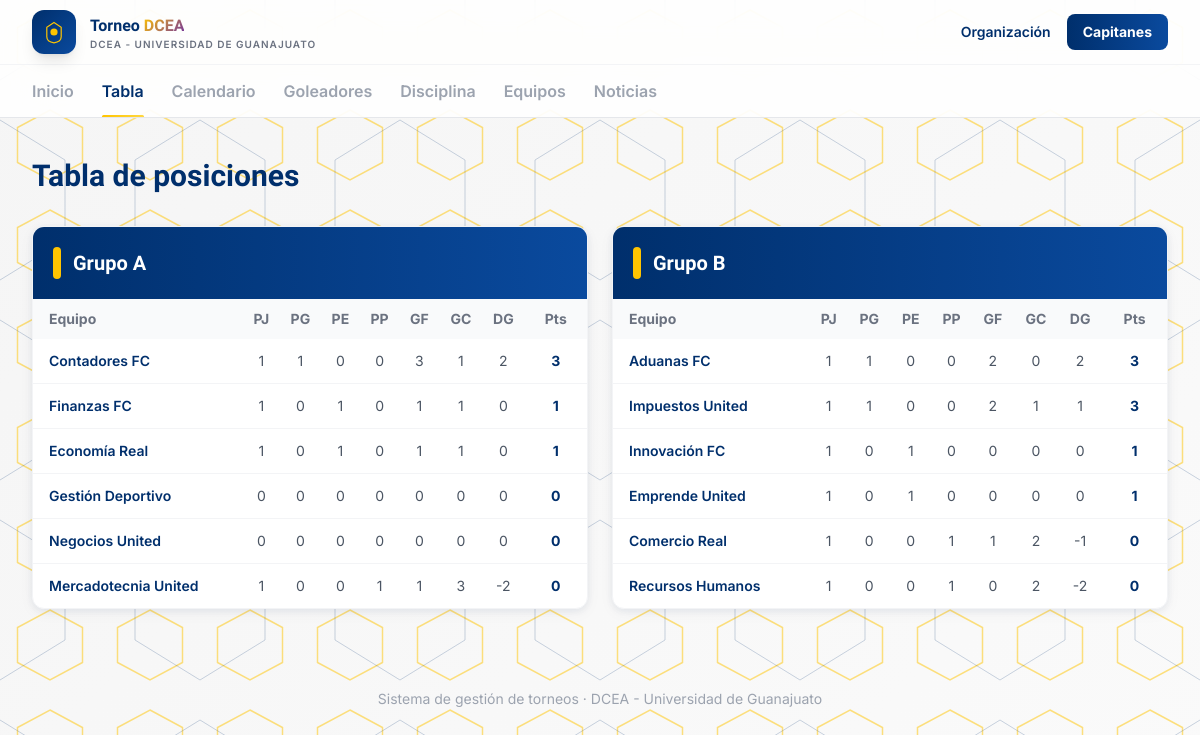
The page /tabla on the database its author committed.
### app/models/core.py (models this page shows)
class Organizacion(db.Model):
    __tablename__ = "organizaciones"
    id = db.Column(db.Integer, primary_key=True)
    nombre = db.Column(db.String(150), nullable=False)
    logo_url = db.Column(db.String(300))
    torneos = db.relationship("Torneo", backref="organizacion", lazy=True)
    equipos = db.relationship("Equipo", backref="organizacion", lazy=True)
    canchas = db.relationship("Cancha", backref="organizacion", lazy=True)
    arbitros = db.relationship("Arbitro", backref="organizacion", lazy=True)
    noticias = db.relationship("Noticia", backref="organizacion", lazy=True)

### app/models/equipos.py (models this page shows, shortened)
class Equipo(db.Model):
    __tablename__ = "equipos"
    id = db.Column(db.Integer, primary_key=True)
    organizacion_id = db.Column(db.Integer, db.ForeignKey("organizaciones.id"), nullable=False)
    nombre = db.Column(db.String(120), nullable=False)
    escudo_url = db.Column(db.String(300))
    capitan_id = db.Column(db.Integer, db.ForeignKey("usuarios.id"))
    inscripciones = db.relationship("Inscripcion", backref="equipo", lazy=True)
    rosters = db.relationship("Roster", backref="equipo", lazy=True)

### app/routes/public.py (the view)
@public_bp.route("/tabla")
def tabla_posiciones():
    fase = _fase_actual()
    if not fase:
        abort(404)
    grupos = Grupo.query.filter_by(fase_id=fase.id).all()
    tablas = {g.nombre: g.tabla_posiciones() for g in grupos}
    return render_template("public/tabla.html", tablas=tablas)

### app/models/core.py (called while the page is built)
    def equipos(self):
        return [i.equipo for i in self.inscripciones if i.estado == "activo"]

### app/routes/public.py (called while the page is built)
def _fase_actual():
    fase = Fase.query.filter_by(tipo="grupos").first()
    return fase

### app/templates/public/tabla.html (shortened to what this page needs)
{% extends "public/base.html" %}
{% block content %}
<h1 class="font-display text-3xl font-bold text-navy mb-8">Tabla de posiciones</h1>
<div class="grid lg:grid-cols-2 gap-6">
  {% for nombre, filas in tablas.items() %}
    <div class="bg-white rounded-xl shadow-card border border-gray-100 overflow-hidden">
      <div class="bg-gradient-to-r from-navy to-navy-light text-white p-5 flex items-center gap-3">
        <div class="w-2 h-8 bg-gold rounded-full"></div>
        <h2 class="font-display text-xl font-bold">Grupo {{ nombre }}</h2>
      </div>
      <table class="w-full text-sm">
        <thead>
          <tr class="bg-gray-50 text-gray-500">
            <th class="py-2.5 px-4 text-left font-bold">Equipo</th>
            <th class="py-2.5 px-2 text-center font-bold">PJ</th>
            <th class="py-2.5 px-2 text-center font-bold">PG</th>
            <th class="py-2.5 px-2 text-center font-bold">PE</th>
            <th class="py-2.5 px-2 text-center font-bold">PP</th>
            <th class="py-2.5 px-2 text-center font-bold">GF</th>
            <th class="py-2.5 px-2 text-center font-bold">GC</th>
            <th class="py-2.5 px-2 text-center font-bold">DG</th>
            <th class="py-2.5 px-4 text-center font-bold">Pts</th>
          </tr>
        </thead>
        <tbody class="divide-y divide-gray-100">
          {% for f in filas %}
            <tr class="hover:bg-gray-50/70">
              <td class="py-3 px-4 font-semibold text-navy">
                <a href="{{ url_for('public.equipo_detalle', equipo_id=f.equipo.id) }}" class="hover:text-gold-dark">{{ f.equipo.nombre }}</a>
              </td>
              <td class="py-3 px-2 text-center text-gray-600">{{ f.pj }}</td>
              <td class="py-3 px-2 text-center text-gray-600">{{ f.pg }}</td>
              <td class="py-3 px-2 text-center text-gray-600">{{ f.pe }}</td>
              <td class="py-3 px-2 text-center text-gray-600">{{ f.pp }}</td>
              <td class="py-3 px-2 text-center text-gray-600">{{ f.gf }}</td>
              <td class="py-3 px-2 text-center text-gray-600">{{ f.gc }}</td>
              <td class="py-3 px-2 text-center text-gray-600">{{ f.dg }}</td>
              <td class="py-3 px-4 text-center font-bold text-navy">{{ f.pts }}</td>
            </tr>
          {% endfor %}
        </tbody>
      </table>
    </div>
  {% endfor %}
</div>
{% endblock %}

### app/templates/public/base.html (shortened to what this page needs)
<!DOCTYPE html>
<html lang="es">
<head>
<script src="https://cdn.tailwindcss.com"></script>
</head>
<body>
<header class="sticky top-0 z-40 bg-white/85 backdrop-blur-xl border-b border-gray-200">
  <div class="max-w-7xl mx-auto px-5 sm:px-8 h-16 flex items-center justify-between">
    <a href="{{ url_for('public.home') }}" class="flex items-center gap-3.5">
      <div class="w-11 h-11 rounded-xl bg-gradient-to-br from-navy to-navy-light flex items-center justify-center shadow-lg">
        <svg width="24" height="24" viewBox="0 0 40 40" fill="none">
          <path d="M20 4 L32 12 V28 C32 34 28 37 20 38 C12 37 8 34 8 28 V12 Z" stroke="#FFC400" stroke-width="2" fill="none"/>
          <circle cx="20" cy="20" r="6" fill="#FFC400"/>
        </svg>
      </div>
      <div class="leading-tight">
        <p class="font-display font-bold text-navy text-[15px] sm:text-base">Torneo <span class="gradient-accent">DCEA</span></p>
        <p class="text-[10px] text-gray-500 tracking-widest uppercase font-semibold hidden sm:block">{{ organizacion.nombre if organizacion else 'Sitio público' }}</p>
      </div>
    </a>
    <div class="flex items-center gap-4">
      <a href="{{ url_for('admin.login') }}" class="text-sm font-semibold text-navy hover:text-gold hidden sm:inline">Organización</a>
      <a href="{{ url_for('capitan.login') }}" class="bg-gradient-to-r from-navy to-navy-light hover:shadow-lg text-white text-sm font-bold px-4 py-2 rounded-lg transition-all">Capitanes</a>
    </div>
  </div>
  <nav class="max-w-7xl mx-auto px-5 sm:px-8 flex gap-7 border-t border-gray-100 overflow-x-auto">
    {% macro navlink(endpoint, label) %}
      <a href="{{ url_for(endpoint) }}" class="tab-link {{ 'active' if request.endpoint == endpoint }}">{{ label }}</a>
    {% endmacro %}
    {{ navlink('public.home', 'Inicio') }}
    {{ navlink('public.tabla_posiciones', 'Tabla') }}
    {{ navlink('public.calendario', 'Calendario') }}
    {{ navlink('public.goleadores', 'Goleadores') }}
    {{ navlink('public.disciplina', 'Disciplina') }}
    {{ navlink('public.equipos', 'Equipos') }}
    {{ navlink('public.noticias', 'Noticias') }}
  </nav>
</header>
<main class="max-w-7xl mx-auto px-5 sm:px-8 py-10">
  {% block content %}{% endblock %}
</main>
<footer class="text-center py-10 text-gray-400 text-sm">
  Sistema de gestión de torneos &middot; {{ organizacion.nombre if organizacion else '' }}
</footer>
</body>
</html>

### app/templates/public/base.html (style rules this page uses)
* { box-sizing: border-box; }
body { font-family: 'Inter', sans-serif; min-height: 100vh; position: relative; background: linear-gradient(135deg, #F5F5F5 0%, #FAFAFA 100%); overflow-x: hidden; }
body::before { content: ''; position: fixed; top: 0; left: 0; width: 100%; height: 100%; z-index: -2; background-repeat: repeat; background-size: 100px 100px; pointer-events: none; }
body::after { content: ''; position: fixed; top: 0; left: 0; width: 100%; height: 100%; z-index: -2; background-repeat: repeat; background-size: 200px 200px; background-position: 100px 100px; pointer-events: none; }
main { position: relative; z-index: 1; }
.font-display { font-family: 'Plus Jakarta Sans', sans-serif; }
.tab-link { position: relative; font-weight: 600; color: #9CA3AF; padding: 14px 0; white-space: nowrap; }
.tab-link.active { color: #002F6C; }
.tab-link.active::after { content: ''; position: absolute; left: 0; right: 0; bottom: -1px; height: 3px; background: linear-gradient(90deg, #FFC400, #FFD740); border-radius: 2px; }
.gradient-accent { background: linear-gradient(135deg, #FFC400, #7030A0); -webkit-background-clip: text; -webkit-text-fill-color: transparent; background-clip: text; }

### rows shown on the page
Organizacion: nombre "DCEA - UNIVERSIDAD DE GUANAJUATO", nombre "DCEA - Universidad de Guanajuato"
Equipo: equipo.nombre "Contadores FC"
Equipo: equipo.nombre "Finanzas FC"
Equipo: equipo.nombre "Economía Real"
Equipo: equipo.nombre "Gestión Deportivo"
Equipo: equipo.nombre "Negocios United"
Equipo: equipo.nombre "Mercadotecnia United"
Equipo: equipo.nombre "Aduanas FC"
Equipo: equipo.nombre "Impuestos United"
Equipo: equipo.nombre "Innovación FC"
Equipo: equipo.nombre "Emprende United"
Equipo: equipo.nombre "Comercio Real"
Equipo: equipo.nombre "Recursos Humanos"

### other values the page prints
{{ label }} "Inicio Tabla Calendario Goleadores Disciplina Equipos Noticias"
{{ nombre }} "A" "B"
{{ f.pj }} "1" "1" "1" "0" "0" "1" "1" "1" "1" "1" "1" "1"
{{ f.pg }} "1" "0" "0" "0" "0" "0" "1" "1" "0" "0" "0" "0"
{{ f.pe }} "0" "1" "1" "0" "0" "0" "0" "0" "1" "1" "0" "0"
{{ f.pp }} "0" "0" "0" "0" "0" "1" "0" "0" "0" "0" "1" "1"
{{ f.gf }} "3" "1" "1" "0" "0" "1" "2" "2" "0" "0" "1" "0"
{{ f.gc }} "1" "1" "1" "0" "0" "3" "0" "1" "0" "0" "2" "2"
{{ f.dg }} "2" "0" "0" "0" "0" "-2" "2" "1" "0" "0" "-1" "-2"
{{ f.pts }} "3" "1" "1" "0" "0" "0" "3" "3" "1" "1" "0" "0"
